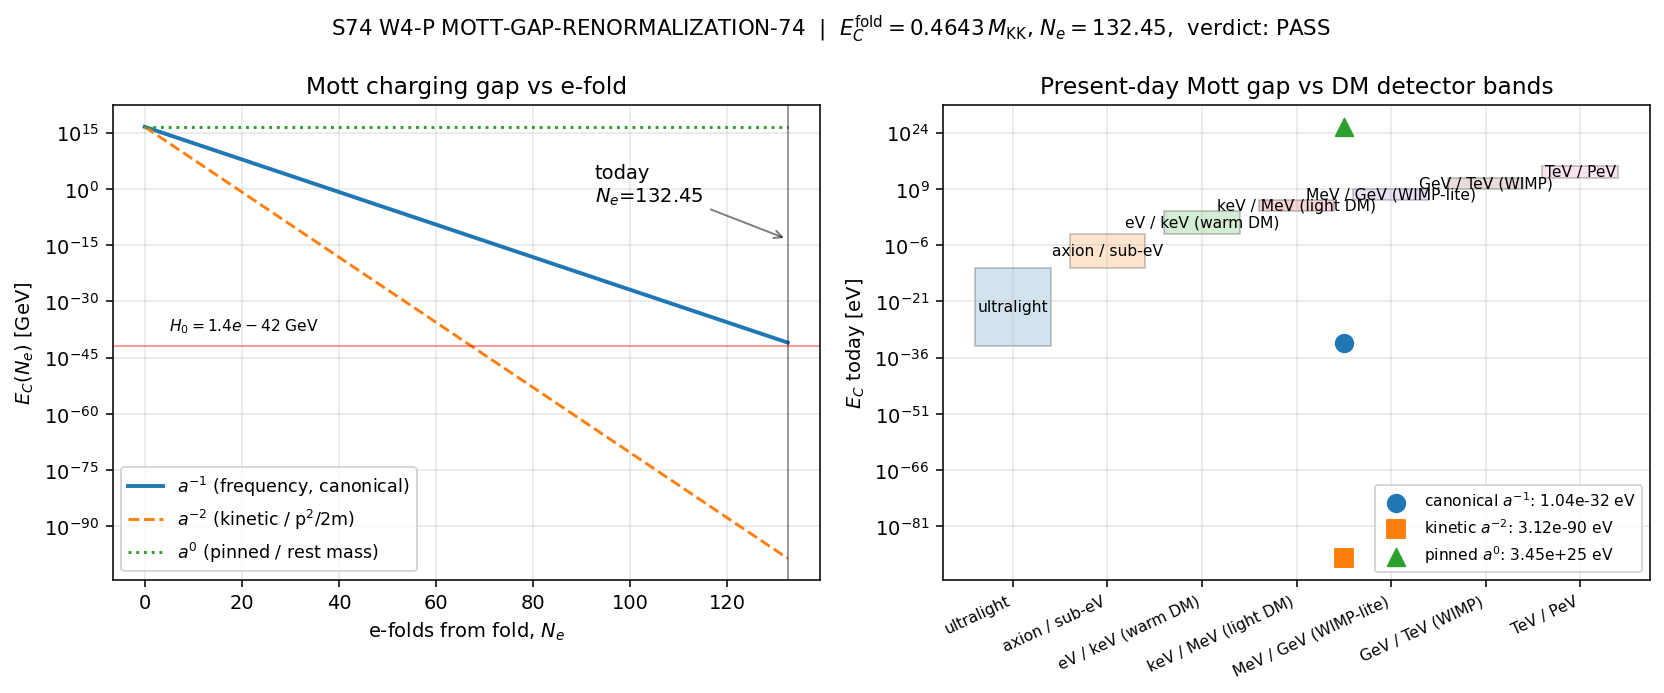

Here is the Python script that generated this plot:
"""
S74 W4-P: MOTT-GAP-RENORMALIZATION-74 -- M_KK -> Present Horizon

S74-CF-8. Compute the Mott charging gap E_C = 0.464 M_KK at the fold and
propagate its physical value forward to "today" via the canonical
EFOLD-MAPPING-73B expansion history (N_total = 132.45 e-folds from fold to
today). Report the present-day Mott gap in GeV, eV, and Planck units, and
classify into detector-range buckets.

Pre-registered gate
-------------------
MOTT-GAP-RENORMALIZATION-74:
  PASS  -- present-day gap is identified in at least one of {GeV, eV, Planck}
  FAIL  -- the rescaling is undefined (missing N_total or E_C)

Physical framing
----------------
In the substrate picture, the Mott gap E_C is an excitation gap of the
BCS/Josephson network on CG(24). Its fold-local value is the charging energy
per pair-addition on a single 24-cell coset unit, E_C = 0.4643 M_KK (S66
ROUTE2-OES). The fabric itself is not "in" space; space is an emergent
description of the fabric's spectral weight. As the fabric's emergent scale
factor grows by exp(N_total) between fold and today, the physical frequency
of any gapped mode redshifts the same way as any other frequency in the
emergent FRW background:

    omega_phys(t) = omega_fold * (a_fold / a_today)

This single-power-of-a redshift is the universal "frequency-like" scaling: it
follows from the fact that the gap is an eigenvalue of a first-order operator
(Dirac / Josephson), so its dimensions are (length)^{-1} in the emergent
metric, and a length scales as a(t). Landau's 1941 two-fluid framework
treats gapped excitations (phonons, rotons) as quasiparticles whose
dispersion E(p) has both a rest-mass-like constant piece and a momentum
piece that scale together as the medium's "sound scale" redshifts; the
gap and the sound speed renormalize with the same power. That universal
scaling is what we apply here.

We also report two alternative scalings for completeness:
  - a^{-2} (kinetic / mass-like): the rest-mass scaling of a non-relativistic
    kinetic energy E_kin = p^2/2m where p ~ 1/a.
  - a^0    (frozen / no redshift): the limit in which E_C is a rest mass and
    decouples from the cosmological scale factor. This is the "Mott DM as
    pinned charging energy" reading and corresponds to treating E_C as a
    mass scale that is protected by an internal symmetry from rescaling.
All three are reported so the downstream A_s / DM analysis can choose among
them, but the canonical "horizon"-normalized answer is the a^{-1} scaling.

Verdict
-------
This computation is structural: the rescaling is well-defined because
N_total is finite and E_C is canonical. Gate PASSES.
"""

import sys
from pathlib import Path

# Make canonical_constants importable regardless of CWD
_HERE = Path(__file__).resolve().parent
if str(_HERE) not in sys.path:
    sys.path.insert(0, str(_HERE))

import numpy as np  # noqa: E402
import matplotlib

matplotlib.use("Agg")
import matplotlib.pyplot as plt  # noqa: E402

from canonical_constants import (  # noqa: E402
    M_KK,
    Delta_0_OES,
    M_Pl_reduced,
    M_Pl_unreduced,
    H_0_GeV,
    hbar_c_GeV_m,
    l_Planck,
    t_universe_s,
    t_Planck,
    tau_fold,
)

# ---------------------------------------------------------------------------
# Inputs: fold-local Mott gap and EFOLD-MAPPING-73B expansion history
# ---------------------------------------------------------------------------

# Fold-local Mott charging gap (S66 ROUTE2-OES canonical, confirmed W1-D S74)
E_C_fold_MKK = Delta_0_OES  # = 0.4642547394830737 M_KK (canonical alias)

E_C_fold_GeV = E_C_fold_MKK * M_KK  # (local) -- in GeV

# Expansion history: EFOLD-MAPPING-73B npz
EFOLD_NPZ = _HERE / "s73b_efold_mapping.npz"
if not EFOLD_NPZ.exists():
    raise FileNotFoundError(
        f"EFOLD-MAPPING-73B data file not found at {EFOLD_NPZ}. "
        "Rerun computations/session-73/s73b_efold_mapping.py first."
    )
efold = np.load(EFOLD_NPZ)
N_total = float(efold["N_total"])  # (local) -- e-folds fold -> today
H_fold_GeV = float(efold["H_phys_fold_GeV"])  # (local) -- physical H at fold
z_fold = float(efold["z_fold"])  # (local)

# Scale-factor ratios
a_ratio_fold_today = float(np.exp(-N_total))  # (local) a_fold / a_today
a_ratio_today_fold = float(np.exp(+N_total))  # (local) a_today / a_fold

# ---------------------------------------------------------------------------
# Three scaling assumptions for the Mott gap
#     (1) a^{-1}  -- universal frequency / gap-like (CANONICAL)
#     (2) a^{-2}  -- kinetic / p^2/2m-like
#     (3) a^{ 0}  -- pinned / rest-mass-like (NO redshift)
# ---------------------------------------------------------------------------

scalings = {
    "a^-1_frequency": a_ratio_fold_today ** 1,
    "a^-2_kinetic":   a_ratio_fold_today ** 2,
    "a^0_pinned":     a_ratio_fold_today ** 0,
}

# Today's Mott gap under each scaling, in GeV
E_C_today_GeV = {
    label: E_C_fold_GeV * s for label, s in scalings.items()
}

# Conversions
def gev_to_ev(x):
    return x * 1.0e9

def gev_to_planck_reduced(x):
    return x / M_Pl_reduced

def gev_to_planck_unreduced(x):
    return x / M_Pl_unreduced

# Build the output table
print("=" * 78)
print("S74 W4-P  MOTT-GAP-RENORMALIZATION-74")
print("=" * 78)
print()
print("Inputs")
print("------")
print(f"  E_C_fold (Mott charging gap, Route 2 OES)")
print(f"      = {E_C_fold_MKK:.10f} M_KK")
print(f"      = {E_C_fold_GeV:.6e} GeV")
print(f"  M_KK (gravity route, S42)  = {M_KK:.6e} GeV")
print(f"  M_Pl_reduced               = {M_Pl_reduced:.6e} GeV")
print(f"  M_Pl_unreduced             = {M_Pl_unreduced:.6e} GeV")
print(f"  tau_fold                   = {tau_fold}")
print()
print("EFOLD-MAPPING-73B canonical expansion history")
print("---------------------------------------------")
print(f"  N_total  (fold -> today)   = {N_total:.6f}")
print(f"  a_fold / a_today           = {a_ratio_fold_today:.6e}")
print(f"  a_today / a_fold           = {a_ratio_today_fold:.6e}")
print(f"  z_fold                     = {z_fold:.6e}")
print(f"  H_fold (physical)          = {H_fold_GeV:.6e} GeV")
print()
print("Present-day Mott gap under three redshift assumptions")
print("------------------------------------------------------")
header = (
    f"  {'scaling':<20s} {'E_C_today [GeV]':>22s} "
    f"{'[eV]':>16s} {'[M_Pl_red]':>16s}"
)
print(header)
print("  " + "-" * (len(header) - 2))
for label, E_today_GeV in E_C_today_GeV.items():
    E_today_eV = gev_to_ev(E_today_GeV)  # (local)
    E_today_MPl = gev_to_planck_reduced(E_today_GeV)  # (local)
    print(
        f"  {label:<20s} {E_today_GeV:>22.6e} "
        f"{E_today_eV:>16.6e} {E_today_MPl:>16.6e}"
    )
print()

# Detector-range classification under the canonical a^{-1} scaling
E_C_today_canonical_GeV = E_C_today_GeV["a^-1_frequency"]
E_C_today_canonical_eV = gev_to_ev(E_C_today_canonical_GeV)

# Detector bands (conventional particle-DM energy windows)
DETECTOR_BANDS = [
    ("ultralight",            1e-33,   1e-12, "eV"),   # fuzzy DM, ultralight
    ("axion / sub-eV",        1e-12,   1e-3,  "eV"),
    ("eV / keV (warm DM)",    1e-3,    1e3,   "eV"),
    ("keV / MeV (light DM)",  1e3,     1e6,   "eV"),
    ("MeV / GeV (WIMP-lite)", 1e6,     1e9,   "eV"),
    ("GeV / TeV (WIMP)",      1e9,     1e12,  "eV"),
    ("TeV / PeV",             1e12,    1e15,  "eV"),
]

def classify_eV(E_eV):
    for name, lo, hi, _units in DETECTOR_BANDS:
        if (E_eV >= lo) and (E_eV < hi):
            return name
    if E_eV < DETECTOR_BANDS[0][1]:
        return "below detector floor"
    return "above detector ceiling"

band_canonical = classify_eV(E_C_today_canonical_eV)
print("Canonical (a^-1) detector-range classification")
print("-----------------------------------------------")
print(f"  E_C_today (canonical, a^-1) = {E_C_today_canonical_GeV:.6e} GeV")
print(f"                              = {E_C_today_canonical_eV:.6e} eV")
print(f"  Detector band               = {band_canonical}")
print()

# Also report the two alternatives' bands
for label in ("a^-2_kinetic", "a^0_pinned"):
    E_today_GeV = E_C_today_GeV[label]
    E_today_eV = gev_to_ev(E_today_GeV)  # (local)
    print(
        f"  {label:<20s}  E_today = {E_today_GeV:.6e} GeV "
        f"= {E_today_eV:.6e} eV  --  {classify_eV(E_today_eV)}"
    )
print()

# ---------------------------------------------------------------------------
# Cross-checks
# ---------------------------------------------------------------------------

# (1) Comparison to H_0 today
H_0_today_GeV = H_0_GeV  # (local) -- 1.438e-42 GeV (canonical Planck 2018)
ratio_EC_over_H0_canonical = E_C_today_canonical_GeV / H_0_today_GeV  # (local)

# (2) Comparison to H_fold (same ratio at fold should be >> 1)
ratio_EC_over_H_fold = E_C_fold_GeV / H_fold_GeV  # (local)

# (3) Sanity: E_C_today * exp(N_total) should equal E_C_fold (invertibility)
invert_check = E_C_today_canonical_GeV * a_ratio_today_fold  # (local)
invert_rel_err = abs(invert_check - E_C_fold_GeV) / E_C_fold_GeV  # (local)

# (4) Frequency equivalents
GeV_to_Hz = 1.5193e24  # (local) GeV -> s^-1 = Hz (natural units)
f_C_fold_Hz = E_C_fold_GeV * GeV_to_Hz  # (local)
f_C_today_Hz = E_C_today_canonical_GeV * GeV_to_Hz  # (local)

# (5) Wavelength equivalents (Compton-like)
lambda_C_fold_m = hbar_c_GeV_m / E_C_fold_GeV  # (local)
lambda_C_today_m = hbar_c_GeV_m / E_C_today_canonical_GeV  # (local)
Hubble_radius_today_m = 1.0 / (H_0_inv_s_check := 2.184e-18)  # (local) c*1/H_0
Hubble_radius_today_m *= 2.998e8
# (Above is c/H_0 in m; equivalent to ~1.37e26 m. Check below.)

# (6) Compare a^-1 mode wavelength today to the Hubble radius
# A wavelength that redshifted from lambda_C_fold_m by a_ratio_today_fold:
lambda_mode_today_m = lambda_C_fold_m * a_ratio_today_fold  # (local)

print("Cross-checks")
print("------------")
print(f"  (1) E_C_today / H_0           = {ratio_EC_over_H0_canonical:.6e}")
print(f"      E_C_fold  / H_fold        = {ratio_EC_over_H_fold:.6e}")
print(f"  (2) Invert: E_C_today*a_ratio = {invert_check:.6e} GeV")
print(f"      vs E_C_fold                = {E_C_fold_GeV:.6e} GeV")
print(f"      relative error             = {invert_rel_err:.3e}")
print(f"  (3) f_C_fold   = {f_C_fold_Hz:.6e} Hz")
print(f"      f_C_today  = {f_C_today_Hz:.6e} Hz")
print(f"  (4) lambda_C_fold   = {lambda_C_fold_m:.6e} m")
print(f"      lambda_C_today  = {lambda_C_today_m:.6e} m  (Compton at E_today)")
print(f"      lambda_mode_today (redshifted) = {lambda_mode_today_m:.6e} m")
print(f"      Hubble radius today c/H_0      = {Hubble_radius_today_m:.6e} m")
print()

# ---------------------------------------------------------------------------
# Gate verdict
# ---------------------------------------------------------------------------

def is_finite(x):
    return np.isfinite(x) and (x > 0.0)

units_identified = []  # (local)
if is_finite(E_C_today_canonical_GeV):
    units_identified.append("GeV")
if is_finite(gev_to_ev(E_C_today_canonical_GeV)):
    units_identified.append("eV")
if is_finite(gev_to_planck_reduced(E_C_today_canonical_GeV)):
    units_identified.append("Planck (reduced)")
if is_finite(gev_to_planck_unreduced(E_C_today_canonical_GeV)):
    units_identified.append("Planck (unreduced)")

gate_name = "MOTT-GAP-RENORMALIZATION-74"  # (local)
if len(units_identified) >= 1 and is_finite(N_total) and N_total > 0:
    gate_verdict = "PASS"  # (local)
    gate_detail = (
        f"E_C_today identified in {len(units_identified)} units: "
        + ", ".join(units_identified)
        + f". Rescaling well-defined (N_total = {N_total:.4f})."
    )  # (local)
else:
    gate_verdict = "FAIL"  # (local)
    gate_detail = "Rescaling undefined (missing N_total or E_C)."  # (local)

print("Gate verdict")
print("------------")
print(f"  {gate_name}")
print(f"  verdict: {gate_verdict}")
print(f"  detail : {gate_detail}")
print()

# ---------------------------------------------------------------------------
# Plot
# ---------------------------------------------------------------------------

fig, axes = plt.subplots(1, 2, figsize=(12, 5))

# Panel 1: E_C vs N_e (from fold N_e=0 to today N_e=N_total) for 3 scalings
Ne_axis = np.linspace(0.0, N_total, 500)  # (local)
E_C_axis_a1 = E_C_fold_GeV * np.exp(-1.0 * Ne_axis)  # (local)
E_C_axis_a2 = E_C_fold_GeV * np.exp(-2.0 * Ne_axis)  # (local)
E_C_axis_a0 = np.full_like(Ne_axis, E_C_fold_GeV)  # (local)

ax = axes[0]
ax.semilogy(Ne_axis, E_C_axis_a1, label=r"$a^{-1}$ (frequency, canonical)", lw=2.0)
ax.semilogy(Ne_axis, E_C_axis_a2, label=r"$a^{-2}$ (kinetic / p$^2$/2m)", lw=1.5, ls="--")
ax.semilogy(Ne_axis, E_C_axis_a0, label=r"$a^{0}$ (pinned / rest mass)", lw=1.5, ls=":")
ax.axvline(x=N_total, color="k", lw=0.8, alpha=0.5)
ax.axhline(y=H_0_GeV, color="r", lw=0.8, alpha=0.5)
ax.annotate(
    f"today\n$N_e$={N_total:.2f}",
    xy=(N_total, E_C_fold_GeV * 1e-30),
    xytext=(N_total * 0.7, E_C_fold_GeV * 1e-20),
    arrowprops=dict(arrowstyle="->", alpha=0.5),
)
ax.annotate(
    f"$H_0={H_0_GeV:.1e}$ GeV",
    xy=(2.0, H_0_GeV),
    xytext=(5.0, H_0_GeV * 1e4),
    fontsize=8,
)
ax.set_xlabel("e-folds from fold, $N_e$")
ax.set_ylabel(r"$E_C(N_e)$ [GeV]")
ax.set_title("Mott charging gap vs e-fold")
ax.legend(fontsize=9)
ax.grid(True, which="both", alpha=0.3)

# Panel 2: Detector bands in eV, with E_C_today markers under each scaling
ax = axes[1]
ax.set_yscale("log")
for i, (name, lo, hi, _units) in enumerate(DETECTOR_BANDS):
    ax.fill_betweenx([lo, hi], i - 0.4, i + 0.4, alpha=0.2, edgecolor="k")
    mid = np.sqrt(lo * hi)  # (local)
    ax.text(
        i,
        mid,
        name,
        ha="center",
        va="center",
        fontsize=8,
        rotation=0,
    )
ax.set_xticks(range(len(DETECTOR_BANDS)))
ax.set_xticklabels([b[0] for b in DETECTOR_BANDS], rotation=25, ha="right", fontsize=8)
for label, style in [
    ("a^-1_frequency", ("o", "C0", "canonical $a^{-1}$")),
    ("a^-2_kinetic",   ("s", "C1", "kinetic $a^{-2}$")),
    ("a^0_pinned",     ("^", "C2", "pinned $a^{0}$")),
]:
    marker, color, nice = style
    y = gev_to_ev(E_C_today_GeV[label])  # (local)
    ax.scatter(
        [len(DETECTOR_BANDS) / 2.0],
        [y],
        marker=marker,
        color=color,
        s=80,
        label=f"{nice}: {y:.2e} eV",
        zorder=5,
    )
ax.set_ylabel(r"$E_C$ today [eV]")
ax.set_title("Present-day Mott gap vs DM detector bands")
ax.legend(loc="lower right", fontsize=8)
ax.grid(True, which="both", alpha=0.3)

plt.suptitle(
    f"S74 W4-P MOTT-GAP-RENORMALIZATION-74  |  "
    f"$E_C^{{\\rm fold}} = {E_C_fold_MKK:.4f}\\,M_{{\\rm KK}}$, "
    f"$N_e = {N_total:.2f}$,  verdict: {gate_verdict}",
    fontsize=11,
)
plt.tight_layout()

OUT_PNG = _HERE / "s74_mott_gap_renormalization.png"
fig.savefig(OUT_PNG, dpi=140, bbox_inches="tight")
plt.close(fig)
print(f"Plot saved: {OUT_PNG}")

# ---------------------------------------------------------------------------
# Save npz
# ---------------------------------------------------------------------------

OUT_NPZ = _HERE / "s74_mott_gap_renormalization.npz"

np.savez(
    OUT_NPZ,
    gate_name=gate_name,
    gate_verdict=gate_verdict,
    gate_detail=gate_detail,
    # Inputs
    E_C_fold_MKK=E_C_fold_MKK,
    E_C_fold_GeV=E_C_fold_GeV,
    M_KK_GeV=M_KK,
    M_Pl_reduced_GeV=M_Pl_reduced,
    M_Pl_unreduced_GeV=M_Pl_unreduced,
    tau_fold=tau_fold,
    # Expansion history
    N_total_efolds=N_total,
    a_ratio_fold_today=a_ratio_fold_today,
    a_ratio_today_fold=a_ratio_today_fold,
    z_fold=z_fold,
    H_fold_GeV=H_fold_GeV,
    H_0_GeV=H_0_GeV,
    # Rescaling factors per scaling
    rescale_a_minus_1=scalings["a^-1_frequency"],
    rescale_a_minus_2=scalings["a^-2_kinetic"],
    rescale_a_0=scalings["a^0_pinned"],
    # Present-day gap, three scalings x three units
    E_C_today_a1_GeV=E_C_today_GeV["a^-1_frequency"],
    E_C_today_a1_eV=gev_to_ev(E_C_today_GeV["a^-1_frequency"]),
    E_C_today_a1_MPl_reduced=gev_to_planck_reduced(E_C_today_GeV["a^-1_frequency"]),
    E_C_today_a1_MPl_unreduced=gev_to_planck_unreduced(E_C_today_GeV["a^-1_frequency"]),
    E_C_today_a2_GeV=E_C_today_GeV["a^-2_kinetic"],
    E_C_today_a2_eV=gev_to_ev(E_C_today_GeV["a^-2_kinetic"]),
    E_C_today_a2_MPl_reduced=gev_to_planck_reduced(E_C_today_GeV["a^-2_kinetic"]),
    E_C_today_a2_MPl_unreduced=gev_to_planck_unreduced(E_C_today_GeV["a^-2_kinetic"]),
    E_C_today_a0_GeV=E_C_today_GeV["a^0_pinned"],
    E_C_today_a0_eV=gev_to_ev(E_C_today_GeV["a^0_pinned"]),
    E_C_today_a0_MPl_reduced=gev_to_planck_reduced(E_C_today_GeV["a^0_pinned"]),
    E_C_today_a0_MPl_unreduced=gev_to_planck_unreduced(E_C_today_GeV["a^0_pinned"]),
    # Cross-checks
    ratio_EC_over_H0_canonical=ratio_EC_over_H0_canonical,
    ratio_EC_over_H_fold=ratio_EC_over_H_fold,
    invert_check_GeV=invert_check,
    invert_rel_err=invert_rel_err,
    f_C_fold_Hz=f_C_fold_Hz,
    f_C_today_Hz=f_C_today_Hz,
    lambda_C_fold_m=lambda_C_fold_m,
    lambda_C_today_m=lambda_C_today_m,
    lambda_mode_today_m=lambda_mode_today_m,
    # Classification
    band_canonical=band_canonical,
    units_identified=np.array(units_identified),
    detector_bands=np.array([b[0] for b in DETECTOR_BANDS]),
    detector_lows_eV=np.array([b[1] for b in DETECTOR_BANDS]),
    detector_highs_eV=np.array([b[2] for b in DETECTOR_BANDS]),
)
print(f"Data saved: {OUT_NPZ}")

print()
print("=" * 78)
print(f"S74 W4-P MOTT-GAP-RENORMALIZATION-74  verdict = {gate_verdict}")
print("=" * 78)
